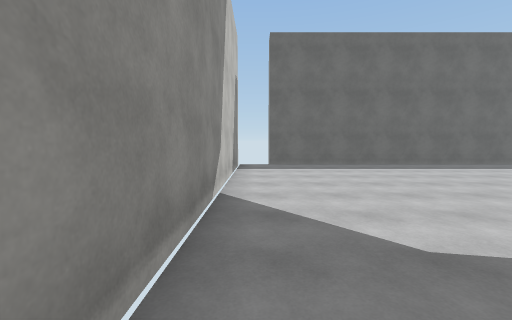
View 1 (above)

24 first-person views from a walk through a Unity game level. The camera is 1.5 m above the floor, tilts 4° down and sees 90° across. The floor is counted in squares, 1.8 m on a side. Each view is taken from the middle of a square. On the plan, view 1 faces up. The plan holds only what a view shows up to about 10 squares ahead; the rest is blank. The place goes on beyond the plan. The player character is not drawn. Surface patterns are stand-ins for the level's own textures.

View 2
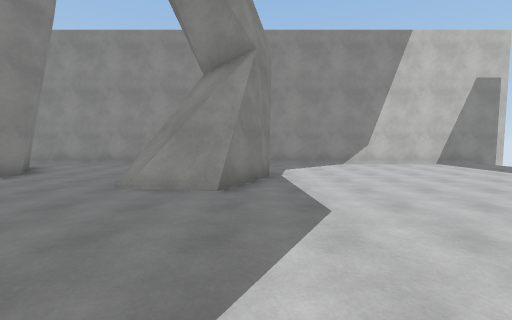

View 3
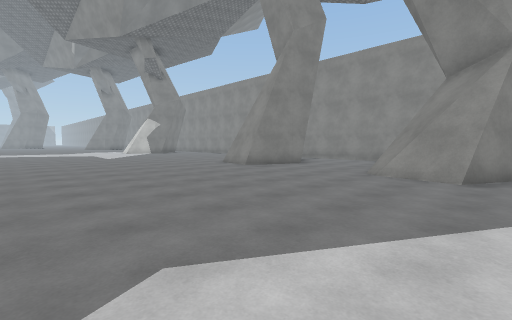

View 4
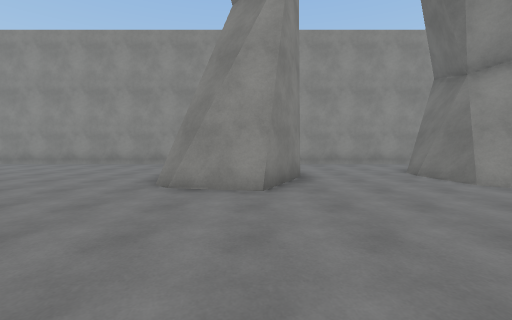

View 5
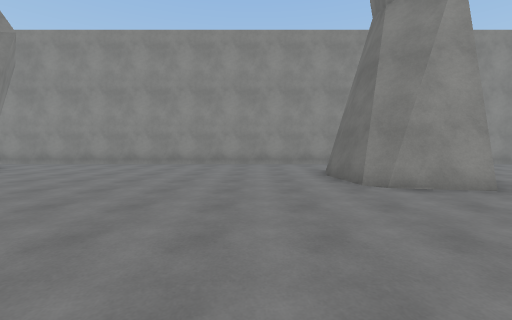

View 6
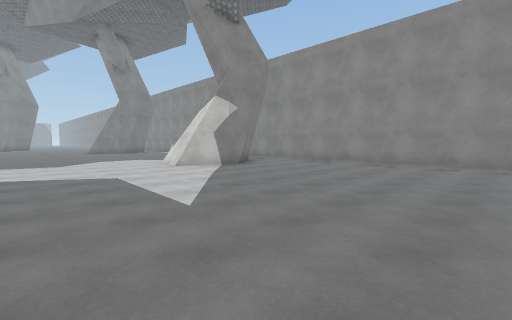

View 7
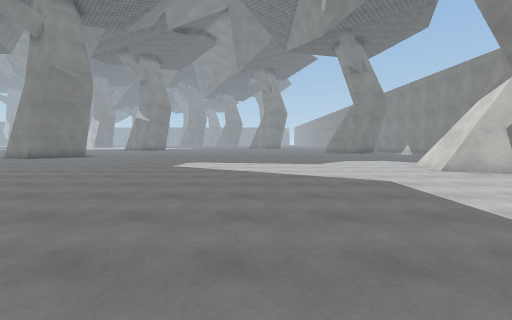

View 8
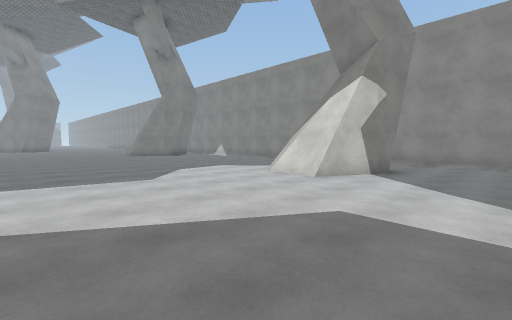

View 9
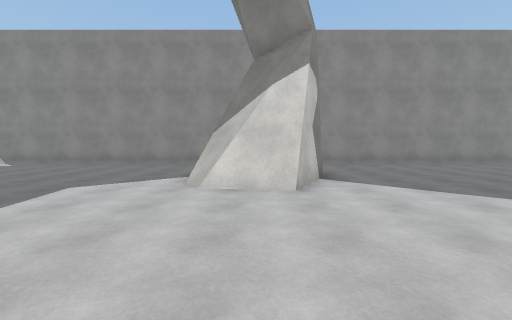

View 10
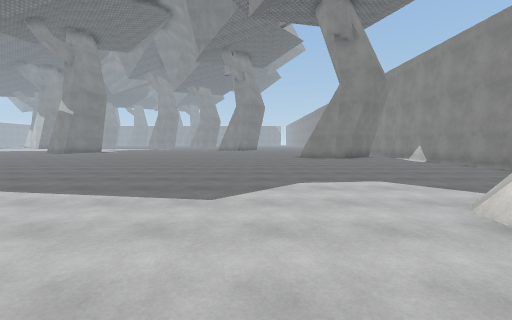

View 11
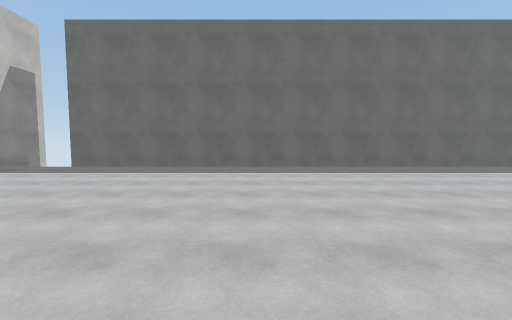

View 12
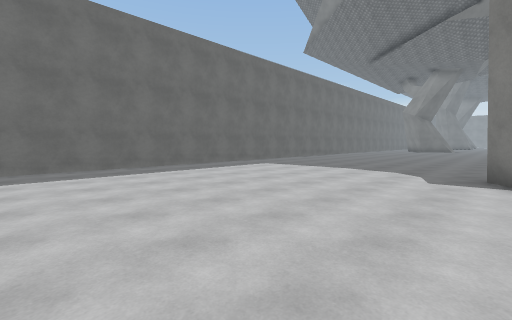

View 13
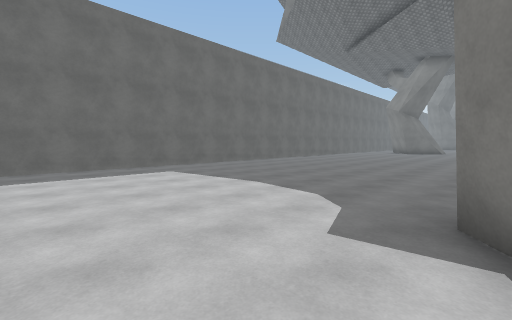

View 14
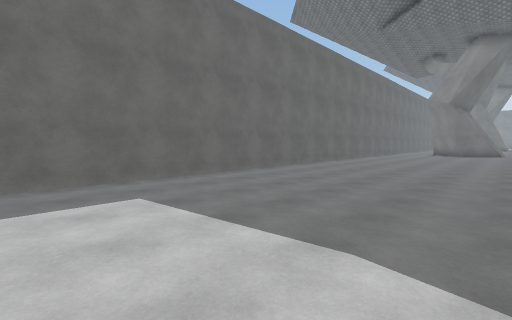

View 15
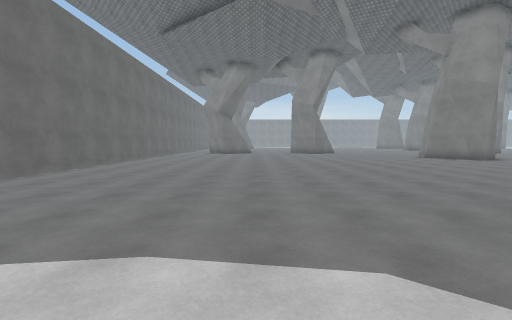

View 16
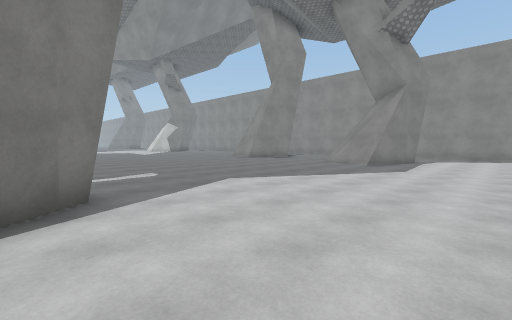

View 17
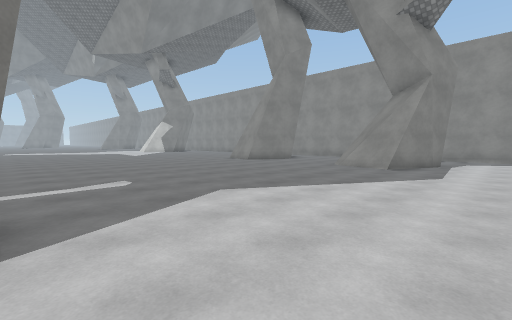

View 18
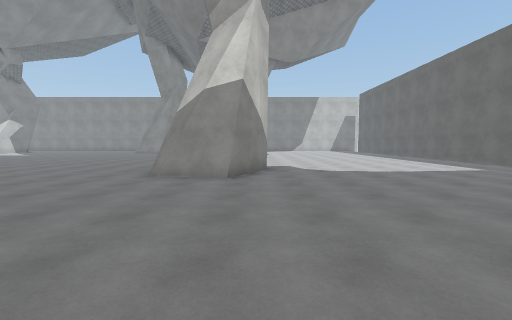

View 19
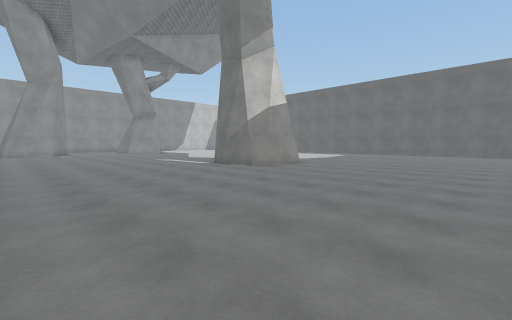

View 20
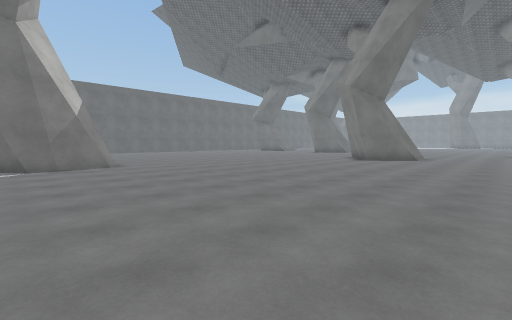

View 21
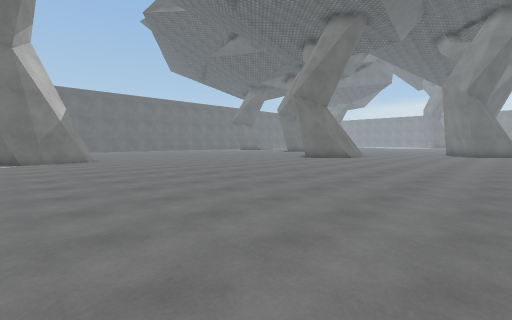

View 22
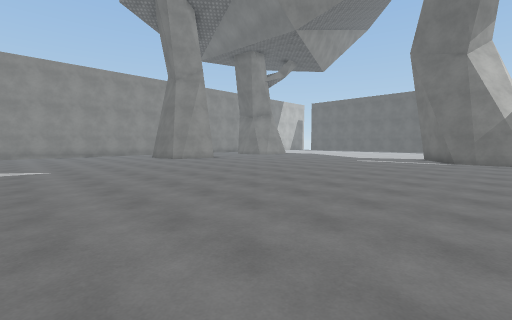

View 23
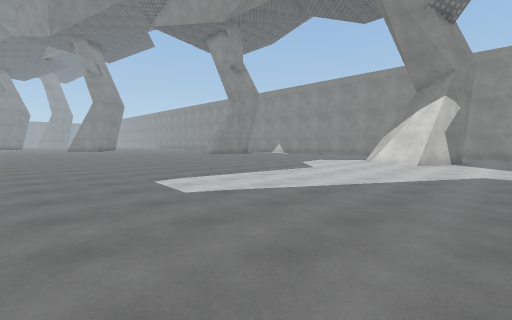

View 24
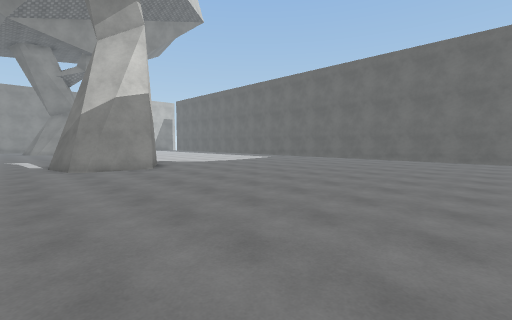

### Floor plan
Points are (right, up) in squares from view 1. A wall is a line through its corners. A room is listed if a view was taken in it or the views show most of it. See-through windows are left out.
Room 1 (view 1)
walls: (2.7, -1.7) (1.6, -1.5); (3.6, -1.3) (2.6, -1.5) (1.3, -1.3); (0.7, -6.3) (2.5, -4.9) (3, -5); (4, -1.5) (2.5, -1.8); (-0.7, 0.5) (-0.7, -5.5)
low walls: (2.7, -1.9) (1.9, -1.8)
ways out: opening at (0, -5) to room 2; opening at (0, 0) to room 2; opening at (2.5, -3.5) to room 2
Room 2 (views 2, 3, 4, 5, 6, 7, 8, 9, 10, 11, 12, 13, 14, 15, 16, 17, 18, 19, 20, 21, 22, 23, 24)
walls: (14.4, -1.8) (13.9, -1.2); (15.2, -1.8) (14.1, -1.6); (16.2, -1.4) (14.9, -1.7); (13, -0.1) (14.9, 1.4) (15.5, 1.2); (4.2, -7.2) (3.7, -7.8); (4, -7.8) (2.6, -8.1); (3.8, -7.6) (2.5, -7.9) (1.7, -7.8); (16.8, 0.6) (16.5, -1.2) (16.2, -1.6); (15.4, 1.2) (17, 0.4) (16.7, -1.6) (15, -1.9); (2.9, -5) (4.5, -5.8) (4.2, -7.5); (4.2, -0.9) (3.7, -1.4); (4.3, -18.1) (4.1, -19.5) (3.6, -20.1); (4.3, 0.6) (4, -0.8) (3.6, -1.3); (2.9, -17.4) (4.5, -18.3) (4.3, -19.8); (2.2, -17.3) (3.1, -17.5); (-0.7, -5.5) (-0.7, -27.5); (2.9, 1.2) (4.5, 0.4) (4.2, -1.2); (2.2, 1.4) (3, 1.2); (25.1, 9.9) (0.5, 9.9); (-0.7, 10.5) (-0.7, 0.5)
low walls: (15.2, -2) (14.4, -1.8); (4.4, -7.4) (4, -7.8); (16.8, -1.1) (16.4, -1.6); (4.2, -1.2) (4, -1.5); (4.2, -19.7) (3.7, -20.2); (4.3, -19.8) (3.9, -20.3)
ways out: opening at (0, -5) to room 1; opening at (0, 0) to room 1; opening at (2.5, -3.5) to room 1

Where each view was taken, in squares from view 1:
view 1: 0 up, 0 right, facing up
view 2: 1 up, 9 right, facing left
view 3: 1 up, 11 right, facing down-left
view 4: 6 down, 9 right, facing left
view 5: 10 down, 9 right, facing left
view 6: 10 down, 9 right, facing down-left
view 7: 11 down, 10 right, facing down
view 8: 15 down, 10 right, facing down-left
view 9: 19 down, 9 right, facing left
view 10: 17 down, 7 right, facing down
view 11: 1 up, 7 right, facing up
view 12: 1 up, 8 right, facing up-right
view 13: 1 up, 12 right, facing up-right
view 14: 4 up, 14 right, facing up-right
view 15: 4 up, 14 right, facing right
view 16: 4 up, 14 right, facing down-left
view 17: 3 up, 13 right, facing down-left
view 18: 1 up, 23 right, facing left
view 19: 8 down, 23 right, facing up-left
view 20: 11 down, 14 right, facing up-right
view 21: 14 down, 14 right, facing up-right
view 22: 14 down, 16 right, facing up-left
view 23: 16 down, 15 right, facing down-left
view 24: 3 down, 25 right, facing up-left
